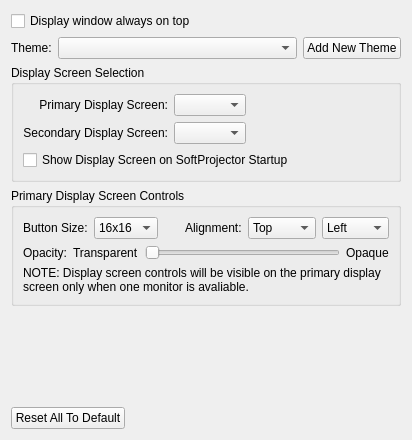
<?xml version="1.0" encoding="UTF-8"?>
<ui version="4.0">
 <class>GeneralSettingWidget</class>
 <widget class="QWidget" name="GeneralSettingWidget">
  <property name="geometry">
   <rect>
    <x>0</x>
    <y>0</y>
    <width>412</width>
    <height>440</height>
   </rect>
  </property>
  <layout class="QVBoxLayout" name="verticalLayout">
   <item>
    <widget class="QCheckBox" name="checkBoxDisplayOnTop">
     <property name="toolTip">
      <string>If checked, the screen &quot;window&quot; is always drawn on top of other windows. This prevents the user from accidently drawing a window onto the projector's screen.</string>
     </property>
     <property name="text">
      <string>Display window always on top</string>
     </property>
    </widget>
   </item>
   <item>
    <layout class="QHBoxLayout" name="horizontalLayout_2">
     <item>
      <widget class="QLabel" name="label">
       <property name="text">
        <string>Theme:</string>
       </property>
      </widget>
     </item>
     <item>
      <widget class="QComboBox" name="comboBoxTheme">
       <property name="sizePolicy">
        <sizepolicy hsizetype="MinimumExpanding" vsizetype="Fixed">
         <horstretch>0</horstretch>
         <verstretch>0</verstretch>
        </sizepolicy>
       </property>
      </widget>
     </item>
     <item>
      <widget class="QPushButton" name="pushButtonAddTheme">
       <property name="text">
        <string>Add New Theme</string>
       </property>
       <property name="icon">
        <iconset resource="softprojector.qrc">
         <normaloff>:/icons/icons/add.png</normaloff>:/icons/icons/add.png</iconset>
       </property>
      </widget>
     </item>
    </layout>
   </item>
   <item>
    <widget class="QGroupBox" name="groupBoxDisplayScreen">
     <property name="title">
      <string>Display Screen Selection</string>
     </property>
     <layout class="QGridLayout" name="gridLayout">
      <item row="0" column="0">
       <widget class="QLabel" name="label_displayScreen">
        <property name="text">
         <string>Primary Display Screen:</string>
        </property>
        <property name="alignment">
         <set>Qt::AlignRight|Qt::AlignTrailing|Qt::AlignVCenter</set>
        </property>
       </widget>
      </item>
      <item row="0" column="1">
       <widget class="QComboBox" name="comboBoxDisplayScreen">
        <property name="sizePolicy">
         <sizepolicy hsizetype="MinimumExpanding" vsizetype="Fixed">
          <horstretch>0</horstretch>
          <verstretch>0</verstretch>
         </sizepolicy>
        </property>
        <property name="toolTip">
         <string>Select onto which screen to display</string>
        </property>
       </widget>
      </item>
      <item row="0" column="2">
       <spacer name="horizontalSpacer_2">
        <property name="orientation">
         <enum>Qt::Horizontal</enum>
        </property>
        <property name="sizeHint" stdset="0">
         <size>
          <width>162</width>
          <height>20</height>
         </size>
        </property>
       </spacer>
      </item>
      <item row="1" column="0">
       <widget class="QLabel" name="label_displayScreen_2">
        <property name="text">
         <string>Secondary Display Screen:</string>
        </property>
        <property name="alignment">
         <set>Qt::AlignRight|Qt::AlignTrailing|Qt::AlignVCenter</set>
        </property>
       </widget>
      </item>
      <item row="1" column="1">
       <widget class="QComboBox" name="comboBoxDisplayScreen_2">
        <property name="sizePolicy">
         <sizepolicy hsizetype="Expanding" vsizetype="Fixed">
          <horstretch>0</horstretch>
          <verstretch>0</verstretch>
         </sizepolicy>
        </property>
        <property name="toolTip">
         <string>Select onto which screen to display</string>
        </property>
       </widget>
      </item>
      <item row="1" column="2">
       <spacer name="horizontalSpacer_3">
        <property name="orientation">
         <enum>Qt::Horizontal</enum>
        </property>
        <property name="sizeHint" stdset="0">
         <size>
          <width>162</width>
          <height>20</height>
         </size>
        </property>
       </spacer>
      </item>
      <item row="2" column="0" colspan="3">
       <widget class="QCheckBox" name="checkBoxDisplayOnStartUp">
        <property name="text">
         <string>Show Display Screen on SoftProjector Startup</string>
        </property>
       </widget>
      </item>
     </layout>
    </widget>
   </item>
   <item>
    <widget class="QGroupBox" name="groupBoxDisplayControls">
     <property name="title">
      <string>Primary Display Screen Controls</string>
     </property>
     <layout class="QGridLayout" name="gridLayout_4">
      <item row="0" column="0">
       <layout class="QHBoxLayout" name="horizontalLayout">
        <item>
         <widget class="QLabel" name="labelIconSize">
          <property name="text">
           <string>Button Size:</string>
          </property>
         </widget>
        </item>
        <item>
         <widget class="QComboBox" name="comboBoxIconSize">
          <item>
           <property name="text">
            <string>16x16</string>
           </property>
          </item>
          <item>
           <property name="text">
            <string>24x24</string>
           </property>
          </item>
          <item>
           <property name="text">
            <string>32x32</string>
           </property>
          </item>
          <item>
           <property name="text">
            <string>48x48</string>
           </property>
          </item>
          <item>
           <property name="text">
            <string>64x64</string>
           </property>
          </item>
          <item>
           <property name="text">
            <string>96x96</string>
           </property>
          </item>
         </widget>
        </item>
        <item>
         <spacer name="horizontalSpacer_4">
          <property name="orientation">
           <enum>Qt::Horizontal</enum>
          </property>
          <property name="sizeHint" stdset="0">
           <size>
            <width>40</width>
            <height>20</height>
           </size>
          </property>
         </spacer>
        </item>
        <item>
         <widget class="QLabel" name="labelAlignment">
          <property name="text">
           <string>Alignment:</string>
          </property>
         </widget>
        </item>
        <item>
         <widget class="QComboBox" name="comboBoxControlsAlignV">
          <item>
           <property name="text">
            <string>Top</string>
           </property>
          </item>
          <item>
           <property name="text">
            <string>Middle</string>
           </property>
          </item>
          <item>
           <property name="text">
            <string>Bottom</string>
           </property>
          </item>
         </widget>
        </item>
        <item>
         <widget class="QComboBox" name="comboBoxControlsAlignH">
          <item>
           <property name="text">
            <string>Left</string>
           </property>
          </item>
          <item>
           <property name="text">
            <string>Center</string>
           </property>
          </item>
          <item>
           <property name="text">
            <string>Right</string>
           </property>
          </item>
         </widget>
        </item>
       </layout>
      </item>
      <item row="1" column="0">
       <layout class="QHBoxLayout" name="horizontalLayout_3">
        <item>
         <widget class="QLabel" name="labelOpacity">
          <property name="text">
           <string>Opacity:</string>
          </property>
         </widget>
        </item>
        <item>
         <widget class="QLabel" name="labelTransparent">
          <property name="text">
           <string>Transparent</string>
          </property>
         </widget>
        </item>
        <item>
         <widget class="QSlider" name="horizontalSliderOpacity">
          <property name="maximum">
           <number>102</number>
          </property>
          <property name="orientation">
           <enum>Qt::Horizontal</enum>
          </property>
         </widget>
        </item>
        <item>
         <widget class="QLabel" name="labelOpaque">
          <property name="text">
           <string>Opaque</string>
          </property>
         </widget>
        </item>
       </layout>
      </item>
      <item row="2" column="0">
       <widget class="QLabel" name="labelControlsInfo">
        <property name="text">
         <string>NOTE: Display screen controls will be visible on the primary display screen only when one monitor is avaliable.</string>
        </property>
        <property name="wordWrap">
         <bool>true</bool>
        </property>
       </widget>
      </item>
     </layout>
    </widget>
   </item>
   <item>
    <spacer name="verticalSpacer">
     <property name="orientation">
      <enum>Qt::Vertical</enum>
     </property>
     <property name="sizeHint" stdset="0">
      <size>
       <width>20</width>
       <height>14</height>
      </size>
     </property>
    </spacer>
   </item>
   <item>
    <layout class="QGridLayout" name="gridLayout_2">
     <item row="0" column="0">
      <widget class="QPushButton" name="pushButtonDefault">
       <property name="text">
        <string>Reset All To Default</string>
       </property>
      </widget>
     </item>
     <item row="0" column="1">
      <spacer name="horizontalSpacer">
       <property name="orientation">
        <enum>Qt::Horizontal</enum>
       </property>
       <property name="sizeHint" stdset="0">
        <size>
         <width>40</width>
         <height>20</height>
        </size>
       </property>
      </spacer>
     </item>
    </layout>
   </item>
  </layout>
 </widget>
 <tabstops>
  <tabstop>checkBoxDisplayOnTop</tabstop>
  <tabstop>comboBoxTheme</tabstop>
  <tabstop>pushButtonAddTheme</tabstop>
  <tabstop>comboBoxDisplayScreen</tabstop>
  <tabstop>comboBoxDisplayScreen_2</tabstop>
  <tabstop>comboBoxIconSize</tabstop>
  <tabstop>comboBoxControlsAlignV</tabstop>
  <tabstop>comboBoxControlsAlignH</tabstop>
  <tabstop>horizontalSliderOpacity</tabstop>
  <tabstop>pushButtonDefault</tabstop>
 </tabstops>
 <resources>
  <include location="softprojector.qrc"/>
 </resources>
 <connections/>
</ui>
